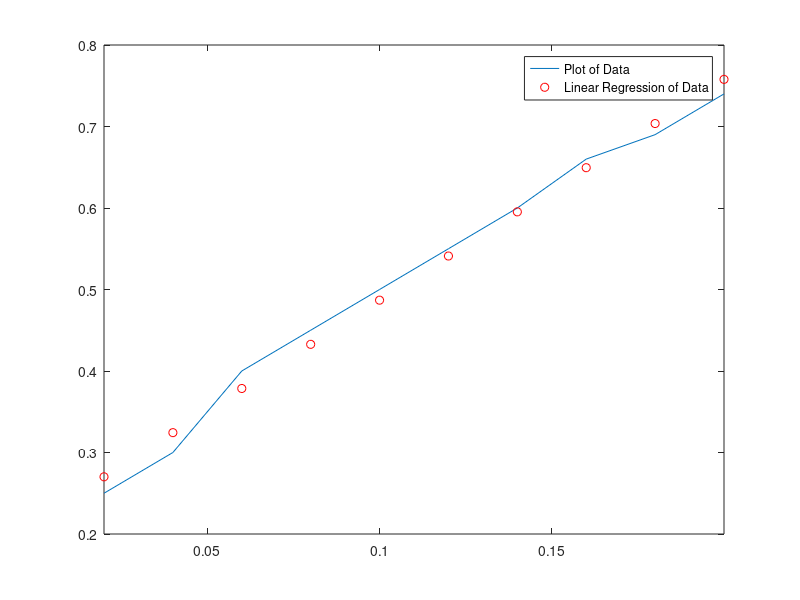

Write the MATLAB code that produced this figure.
range = 0.02:0.02:0.2;
time = [0.25,0.30,0.40,0.45,0.50,0.55,0.60,0.66,0.69,0.74];
plot(range, time);
xlim([-inf,inf]);
hold on
slope=(length(range)*sum(range.*time)-sum(range)*sum(time))/(length(range)*sum(range.*range)-sum(range)^2);
polycoeff=(sum(time)*sum(range.*range)-sum(range)*sum(range.*time))/(length(range)*sum(range.*range)-sum(range)^2);
plot(range,slope*range+polycoeff, 'ro');
hold on;
SoS = 1/slope;
fprintf('The speed of sound is %f m/s \n',SoS);
legend('Plot of Data', 'Linear Regression of Data');